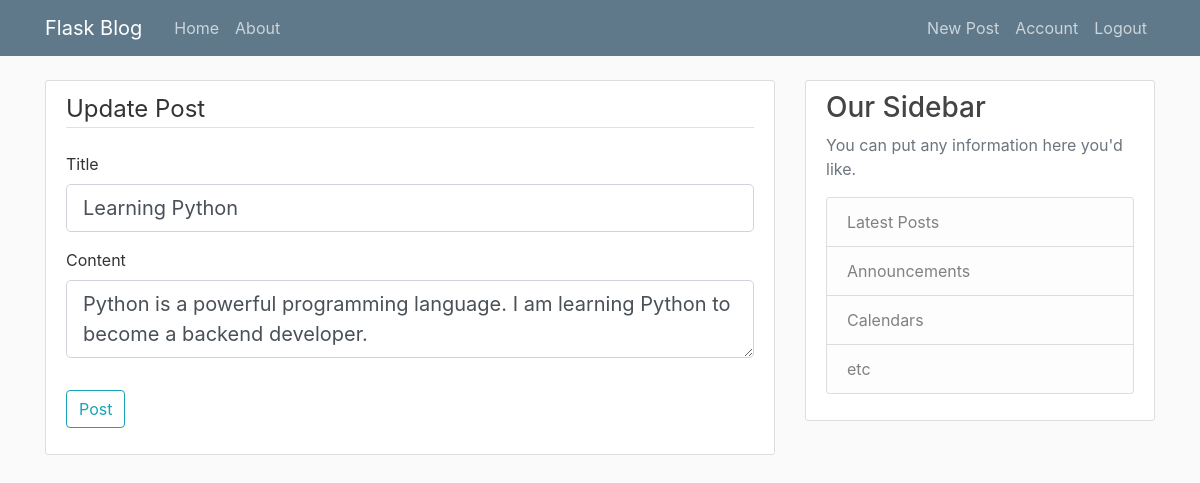
Screenshot of /post/9/update (signed in) with the database file from the repository.
### flaskblog/models.py (models this page shows, shortened)
class Post(db.Model):
    id = db.Column(db.Integer, primary_key=True)
    title = db.Column(db.String(100), nullable=False)
    date_posted = db.Column(db.DateTime, nullable=False, default=datetime.utcnow)
    content = db.Column(db.Text, nullable=False)
    user_id = db.Column(db.Integer, db.ForeignKey('user.id'), nullable=False)

### flaskblog/posts/routes.py (the view)
@posts.route("/post/<int:post_id>/update", methods=['GET', 'POST'])
@login_required
def update_post(post_id):
    post = Post.query.get_or_404(post_id)
    if post.author != current_user:
        abort(403)
    form = PostForm()
    if form.validate_on_submit():
        post.title = form.title.data
        post.content = form.content.data
        db.session.commit()
        flash('Your post has been updated!', 'success')
        return redirect(url_for('posts.post', post_id=post.id))
    elif request.method == 'GET':
        form.title.data = post.title
        form.content.data = post.content
    return render_template('create_post.html', title='Update Post',
                           form=form, legend='Update Post')

### flaskblog/posts/forms.py
class PostForm(FlaskForm):
    title = StringField('Title', validators=[DataRequired()])
    content = TextAreaField('Content', validators=[DataRequired()])
    submit = SubmitField('Post')

### flaskblog/models.py (called while the page is built)
@login_manager.user_loader
def load_user(user_id):
    return User.query.get(int(user_id))

### flaskblog/templates/create_post.html (shortened to what this page needs)
{% extends "layout.html" %}
{% block content %}
<div class="content-section">
    <form method="POST" action="">
        <fieldset class="form-group">
            <legend class="border-bottom mb-4">{{ legend }}</legend>
            <div class="form-group">
                {{ form.title.label(class="form-control-label") }}
                {% if form.title.errors %}
                    {{ form.title(class="form-control form-control-lg is-invalid") }}
                    <div class="invalid-feedback">
                        {% for error in form.title.errors %}
                            <span>{{ error }}</span>
                        {% endfor %}
                    </div>
                {% else %}
                    {{ form.title(class="form-control form-control-lg") }}
                {% endif %}
            </div>
            <div class="form-group">
                {{ form.content.label(class="form-control-label") }}
                {% if form.content.errors %}
                    {{ form.content(class="form-control form-control-lg is-invalid") }}
                    <div class="invalid-feedback">
                        {% for error in form.content.errors %}
                            <span>{{ error }}</span>
                        {% endfor %}
                    </div>
                {% else %}
                    {{ form.content(class="form-control form-control-lg") }}
                {% endif %}
            </div>
        </fieldset>
        <div class="form-group">
            {{ form.submit(class="btn btn-outline-info") }}
        </div>
    </form>
</div>
{% endblock content %}

### flaskblog/static/main.css (style rules this page uses)
body { background: #fafafa; color: #333333; margin-top: 5rem; }
.content-section { background: #ffffff; padding: 10px 20px; border: 1px solid #dddddd; border-radius: 3px; margin-bottom: 20px; }

### rows the page displays
Post: title "Learning Python", content "Python is a powerful programming language. I am learning Python to become a backend developer."

### other values shown
{{ legend }} "Update Post"
